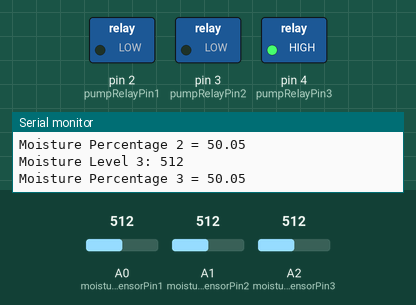
This sketch was run on a simulated Arduino Uno, built with avr-gcc and run on an emulated ATmega328P. On the bench: switched loads named in the sketch (green lamp = pin HIGH), the last lines printed to the serial monitor. Inputs (shaded band) come from the test bench; at power-on: A2 (moistureSensorPin3) = 512, A1 (moistureSensorPin2) = 512, A0 (moistureSensorPin1) = 512.

Above: at 6.9 s.
7.0 s: A2 (moistureSensorPin3) set to 602
13.8 s: A2 (moistureSensorPin3) set to 625
At 19.6 s:
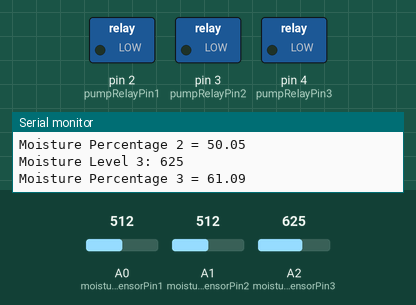
20.6 s: A1 (moistureSensorPin2) set to 318
32.6 s: A1 (moistureSensorPin2) set to 288
At 33.6 s:
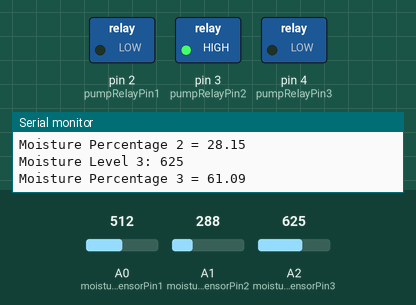
39.4 s: A0 (moistureSensorPin1) set to 107
46.2 s: A0 (moistureSensorPin1) set to 96
At 52.4 s:
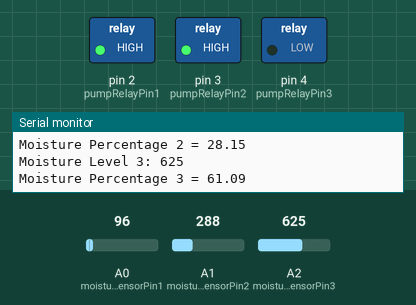
Timing chart, 0 to 53.9 s (numbered marks = the images above; inputs shaded):
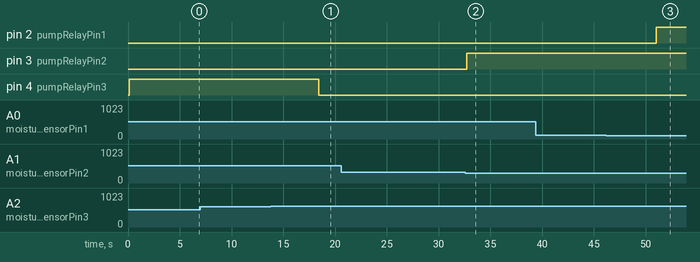

The sketch:

autowateringproject.ino
```cpp
const int moistureSensorPin1 = A0;
const int moistureSensorPin2 = A1;
const int moistureSensorPin3 = A2;

const int pumpRelayPin1 = 2;
const int pumpRelayPin2 = 3;
const int pumpRelayPin3 = 4;

void setup() {
  Serial.begin(9600);

  pinMode(pumpRelayPin1, OUTPUT);
  pinMode(pumpRelayPin2, OUTPUT);
  pinMode(pumpRelayPin3, OUTPUT);
}

void loop() {
  float moisture_percentage1, moisture_percentage2, moisture_percentage3;

  int moistureLevel1 = analogRead(moistureSensorPin1);
  int moistureLevel2 = analogRead(moistureSensorPin2);
  int moistureLevel3 = analogRead(moistureSensorPin3);

  moisture_percentage1 = ( (moistureLevel1/1023.00) * 100 );
  moisture_percentage2 = ( (moistureLevel2/1023.00) * 100 );
  moisture_percentage3 = ( (moistureLevel3/1023.00) * 100 );

  Serial.print("Moisture Level 1: ");
  Serial.println(moistureLevel1);
  Serial.print("Moisture Percentage 1 = ");
  Serial.println(moisture_percentage1);
  Serial.print("Moisture Level 2: ");
  Serial.println(moistureLevel2);
  Serial.print("Moisture Percentage 2 = ");
  Serial.println(moisture_percentage2);
  Serial.print("Moisture Level 3: ");
  Serial.println(moistureLevel3);
  Serial.print("Moisture Percentage 3 = ");
  Serial.println(moisture_percentage3);

  if (moisture_percentage1 <= 10) {
    activatePump(pumpRelayPin1);
  }
  else
  {
    deactivatePump(pumpRelayPin1);
  }
  if (moisture_percentage2 <= 30) {
    activatePump(pumpRelayPin2);
  }
  else
  {
    deactivatePump(pumpRelayPin2);
  }
  if (moisture_percentage3 <= 60) {
    activatePump(pumpRelayPin3);
  }
  else {
    deactivatePump(pumpRelayPin3);
  }

  delay(1000);
}

void activatePump(int pumpRelayPin) {
  digitalWrite(pumpRelayPin, HIGH);
  delay(5000);
}

void deactivatePump(int pumpRelayPin) {
  digitalWrite(pumpRelayPin, LOW);
}
```

Measured:
- the behaviour switches between 613 and 614 on A2 (moistureSensorPin3) (found by bisection; images 0 and 1)
- the behaviour switches between 307 and 306 on A1 (moistureSensorPin2) (found by bisection; images 1 and 2)
- the behaviour switches between 103 and 102 on A0 (moistureSensorPin1) (found by bisection; images 2 and 3)
- after the input at 13.8 s, pin 4 (pumpRelayPin3): HIGH → LOW after 4.6 s
- after the input at 32.6 s, pin 3 (pumpRelayPin2): LOW → HIGH after 0.12 s
- after the input at 46.2 s, pin 2 (pumpRelayPin1): LOW → HIGH after 4.8 s
